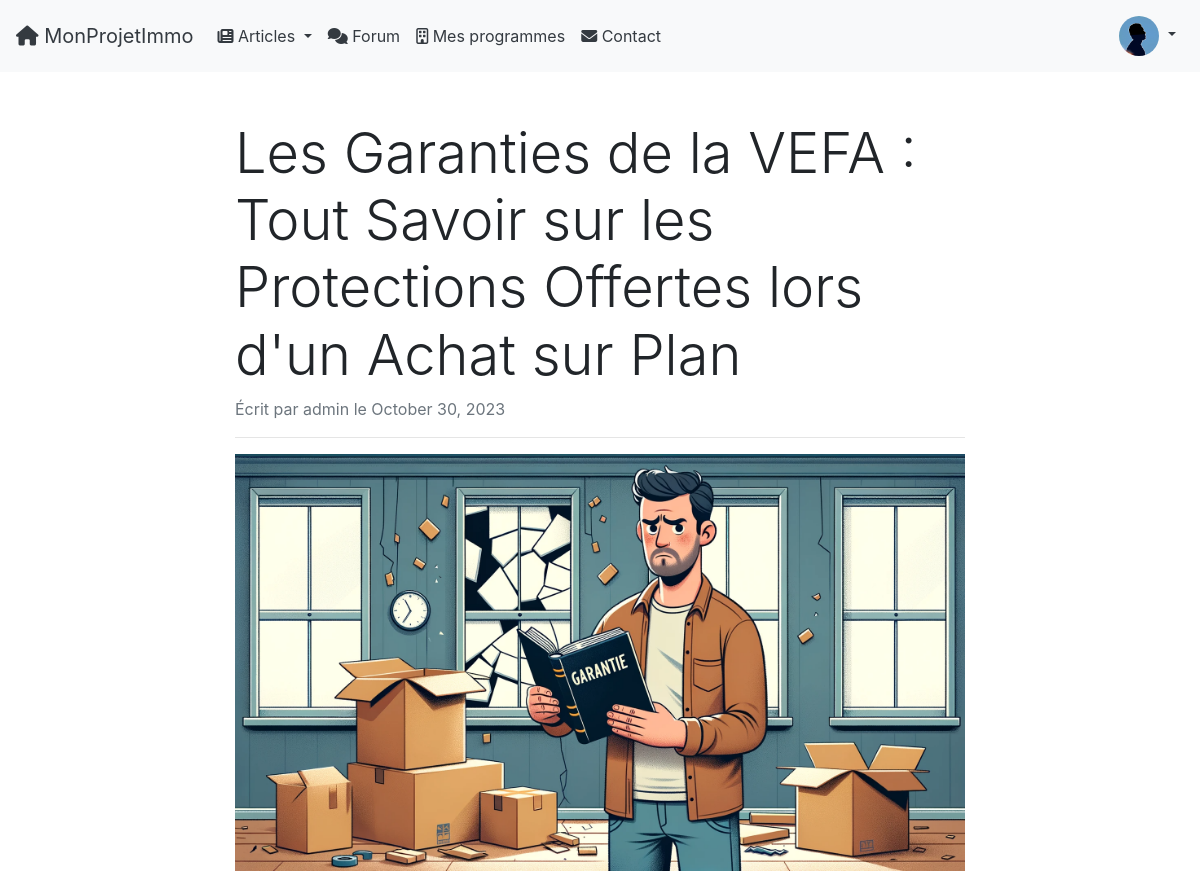
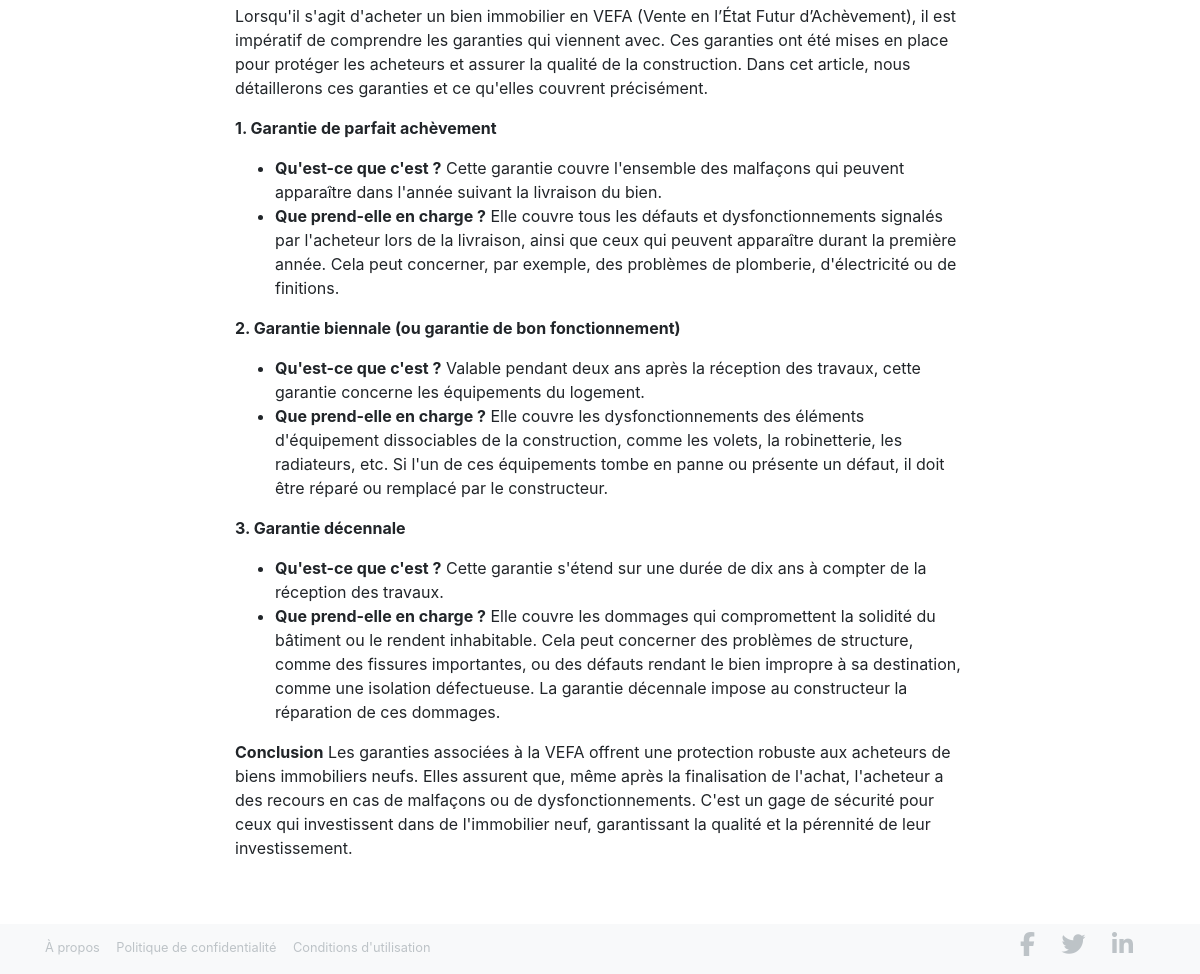
Screenshot of /article/category/introduction-a-la-vefa/les-garanties-de-la-vefa-tout-savoir-sur-les-prote/ (signed in) with the database file from the repository (2 pictures, top to bottom).
### forum/models.py (models this page shows, shortened)
class UserProfile(models.Model):
    GENDER_CHOICES = (
        ('M', 'Male'),
        ('F', 'Female'),
        ('O', 'Other'),
)
    user = models.OneToOneField(User, on_delete=models.CASCADE)
    bio = models.TextField(blank=True)
    followed_programs = models.ManyToManyField('website.RealEstateProgram', through='website.FollowedProgram', related_name='followers')
    joined_date = models.DateTimeField(auto_now_add=True)
    photo = models.ImageField(upload_to='user_photos/', blank=True, null=True)
    first_name = models.CharField(max_length=30, blank=True, null=True)
    last_name = models.CharField(max_length=30, blank=True, null=True)
    gender = models.CharField(max_length=1, null=False, blank=False, choices=GENDER_CHOICES)

### website/models.py (models this page shows, shortened)
class Article(models.Model):
    title = models.CharField(max_length=200)
    publication_date = models.DateField()
    author = models.ForeignKey('auth.User', on_delete=models.CASCADE)
    meta_description = models.CharField(max_length=160, blank=True, null=True)
    meta_keywords = models.CharField(max_length=255, blank=True, null=True)
    slug = models.SlugField(unique=True, blank=True, null=True)
    associated_articles = models.ManyToManyField('self', blank=True)
    category = models.ForeignKey(Category, on_delete=models.SET_NULL, null=True, blank=True)

class Section(models.Model):
    ARTICLE_SECTION_CHOICES = (
        ('text', 'Texte'),
        ('image', 'Image'),
    )
    IMAGE_POSITION_CHOICES = (
        ('title', 'Image de titre'),
        ('left', 'Image à gauche'),
        ('right', 'Image à droite'),
    )
    type = models.CharField(max_length=50, choices=ARTICLE_SECTION_CHOICES)
    image_position = models.CharField(max_length=50, choices=IMAGE_POSITION_CHOICES, blank=True, null=True, default='left') # Nouveau champ
    order = models.PositiveIntegerField(default=0) # Nouveau champ
    article = models.ForeignKey(Article, on_delete=models.CASCADE)
    content = RichTextUploadingField(blank=True, null=True)
    image = models.ImageField(upload_to='articles/sections/', blank=True, null=True)
    caption = models.TextField(blank=True)        # Légende pour l'image
    alt_text = models.CharField(max_length=255, blank=True)   # Texte alternatif pour l'image

### website/views.py (the view)
# urls.py: path('article/category/<slug:category_slug>/<slug:slug>/', ArticleDetailView.as_view(), name='article_detail'),
class ArticleDetailView(DetailView):
    model = Article
    template_name = 'article_detail.html'
    context_object_name = 'article'
    slug_field = 'slug'
    slug_url_kwarg = 'slug'
    def get_context_data(self, **kwargs):
        context = super().get_context_data(**kwargs)
        context['sections'] = Section.objects.filter(article=self.object)
        return context

### VefaConnect/context_processors.py (called while the page is built)
def categories(request):
    return {
        'categories': Category.objects.all()
    }

### website/templates/article_detail.html (shortened to what this page needs)
{% extends "base.html" %}
{% block content %}
<div class="container my-5">
    <div class="row">
        <div class="col-lg-8 mx-auto">
            <h1 class="display-4">{{ article.title }}</h1>
             <p class="text-muted">
                Écrit par {{ article.author }} le {{ article.publication_date|date:"F j, Y" }}
            </p>
            <hr>
            {% for section in sections %}
                {% if section.type == 'image' and section.image_position == 'title' %}
                    <img src="{{ section.image.url }}" alt="{{ section.content }}" class="img-fluid mb-4">
                {% endif %}
            {% endfor %}
            <div class="article-content">
                {% for section in sections %}
                    {% if section.type == 'text' %}
                        {{ section.content|safe }}
                    {% endif %}
                {% endfor %}
            </div>
        </div>
    </div>
</div>
{% endblock %}

### templates/navbar.html (shortened to what this page needs)
    <nav class="navbar navbar-expand-lg navbar-custom">
        <a class="navbar-brand" href="{% url 'home' %}">
            <i class="fas fa-home"></i> MonProjetImmo
        </a>
        <div class="collapse navbar-collapse" id="navbarNav">
            <ul class="navbar-nav">
                <li class="nav-item dropdown">
                    <a class="nav-link dropdown-toggle" href="#" id="articleDropdown" role="button" data-toggle="dropdown" aria-haspopup="true" aria-expanded="false">
                        <i class="fas fa-newspaper"></i> Articles
                    </a>
                </li>
                <li class="nav-item">
                    <a class="nav-link" href="{% url 'general_forum' %}">
                        <i class="fas fa-comments"></i> Forum
                    </a>
                </li>
                {% if user.is_authenticated %}
                <li class="nav-item">
                    <a class="nav-link" href="{% url 'programmes_suivis' %}">
                        <i class="fa-regular fa-building"></i> Mes programmes
                    </a>
                </li>
                {% endif %}
                <li class="nav-item">
                    <a class="nav-link" href="{% url 'contact' %}">
                        <i class="fas fa-envelope"></i> Contact
                    </a>
                </li>
            </ul>
            <ul class="navbar-nav ml-auto">
                {% if user.is_authenticated %}
                <li class="nav-item dropdown">
                    <a class="nav-link dropdown-toggle" href="#" id="navbarDropdown" role="button" data-toggle="dropdown" aria-haspopup="true" aria-expanded="false">
                        <img src="{{ user.userprofile.photo.url }}" class="rounded-circle" style="width:40px; height:40px; object-fit:cover;" alt="Avatar">
                    </a>
                </li>
                {% endif %}
            </ul>
        </div>
    </nav>

### website/static/website/css/style.css (style rules this page uses)
html, body { height: 100%; display: flex; flex-direction: column; }
body { flex-grow: 1; margin-bottom: 0; }
.navbar-custom { background-color: var(--navbar-bg-color); }
.navbar-custom .navbar-brand, .navbar-custom .nav-link { color: var(--navbar-text-color); }

### website/static/css/main.css (style rules this page uses)
:root { --primary-color: #007BFF; --secondary-color: #6C757D; --background-color: #FFFFFF; --muted-text-color: #999999; --hero-overlay: rgba(0, 56, 73, 0.5); --text-on-light-bg: #333333; --text-on-dark-bg: #FFFFFF; }
:root { --btn-bg-color: #3498db; --btn-text-color: #ffffff; --btn-bg-hover: #2980b9; }
:root { --navbar-bg-color: #f8f9fa; --navbar-text-color: #343a40; --navbar-link-hover-color: #007bff; }
:root { --footer-bg-color: #f8f9fa; --footer-heading-color: #343a40; --footer-link-color: #bdc3c7; --footer-link-hover-color: #ecf0f1; }
:root { --search-bar-height: 50px; --search-bar-padding: 1rem 1.5rem; --search-bar-font-size: 18px; }
:root { --icon-size: 1.5em; --icon-hover-opacity: 1; }

### rows the page displays
Article: title "Les Garanties de la VEFA : Tout Savoir sur les Protections Offertes lors d'un Achat sur Plan", author "admin", publication_date "October 30, 2023"
Section: image (picture)
Section: content "Lorsqu'il s'agit d'acheter un bien immobilier en VEFA (Vente en l’État Futur d’Achèvement), il est impératif de comprendre les garanties qui viennent avec. Ces garanties ont été mises en place pour protéger les acheteurs et assurer la qualité de la construction. Dans cet article, nous détaillerons ces garanties et ce qu'elles couvrent précisément. 1. Garantie de parfait achèvement Qu'est-ce que c'est ? Cette garantie couvre l'ensemble des malfaçons qui peuvent apparaître dans l'année suivant la livraison du bien. Que prend-elle en charge ? Elle couvre tous les défauts et dysfonctionnements signalés par l'acheteur lors de la livraison, ainsi que ceux qui peuvent apparaître durant la première…"
